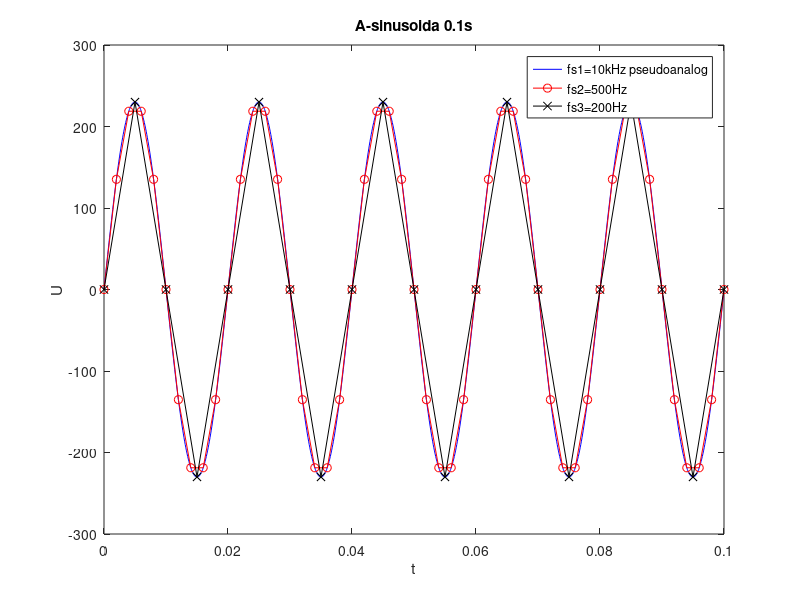
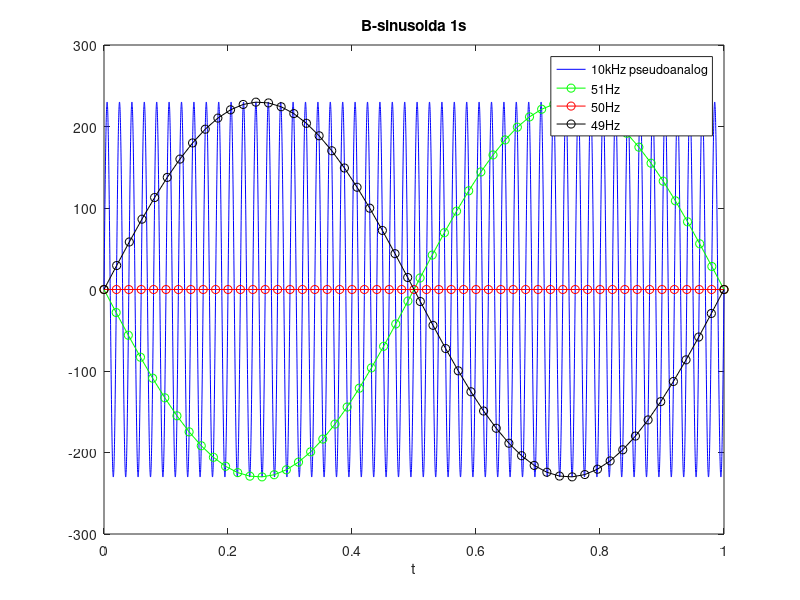
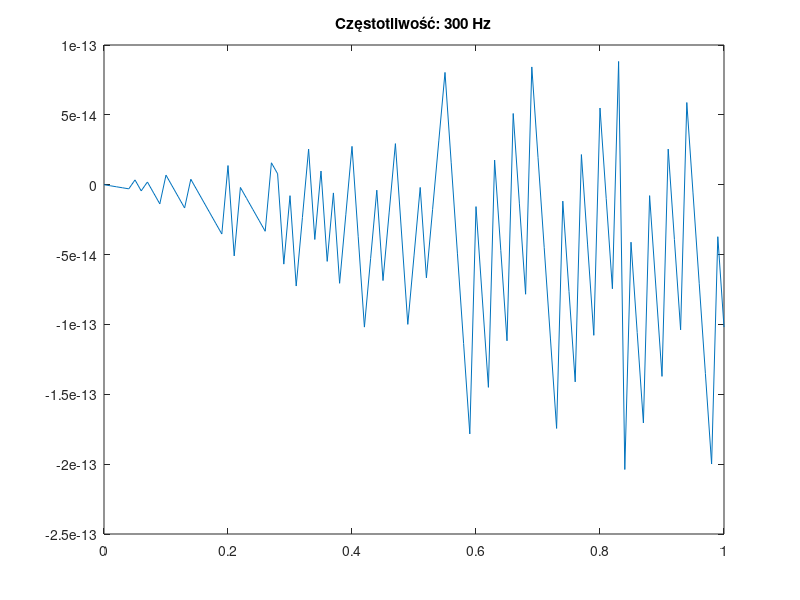
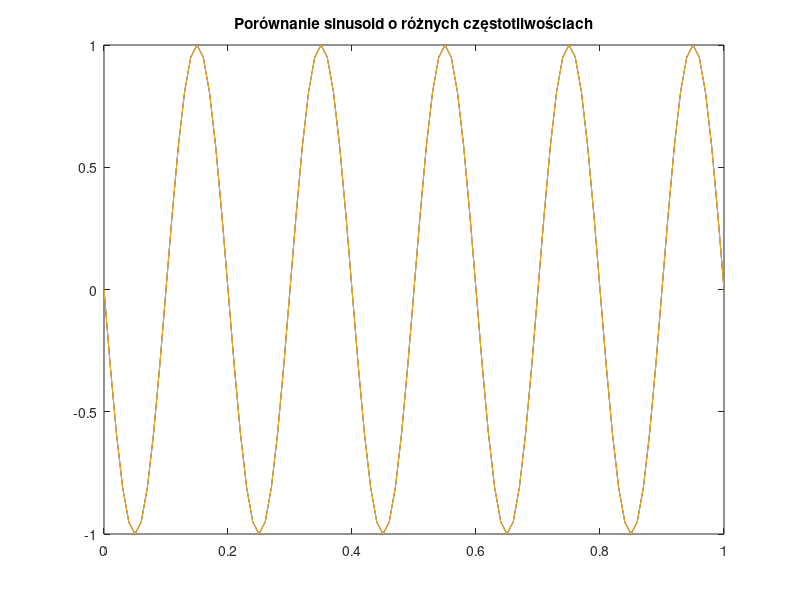

These charts were generated, in order, by the following MATLAB code:
clear all; close all;
%zad z lab 01, zad 1- próbkowanie sygnałów analogowych
A = 230;               % amplituda sinusoidy w Voltach
f = 50;                % częstotliwość sinusoidy
fs1 = 10000;           % częstotliwość próbkowania PSEUDOANALOG
t1 = 0:1/fs1:0.1;       % wektor czasu od 0 do 0.1 s z krokiem próbkowania 1/fs1
x1 = A*sin(2*pi*f*t1);   % generowanie sinusoidy
figure(1);
plot(t1,x1,'b-'); hold on;
fs2=500;
t2=0:1/fs2:0.1;
x2 = A*sin(2*pi*f*t2);
plot(t2,x2,'r-o'); hold on;
fs3=200;
t3=0:1/fs3:0.3;
x3 = A*sin(2*pi*f*t3); 
plot(t3,x3,'k-x'); hold on;
xlim([0 0.1]);  % ustalenie zakresu osi x od 0 do 0.1
xlabel('t'); ylabel('U');
title("A-sinusoida 0.1s")
legend('fs1=10kHz pseudoanalog', 'fs2=500Hz', 'fs3=200Hz');
%B-generowanie jednej sekundy
figure(2); %stworzenie wykresow w nowym oknie
bt1=0:1/fs1:1;
bx1=A*sin(2*pi*f*bt1);
plot(bt1,bx1,'b-'); hold on;
bfs2=51; %Hz probkowania
%bfs2=26;
bt2=0:1/bfs2:1;
bx2=A*sin(2*pi*f*bt2);
plot(bt2,bx2,'g-o'); hold on;
bfs3=50; %Hz
%bfs3=25;
bt3=0:1/bfs3:1;
bx3=A*sin(2*pi*f*bt3);
plot(bt3,bx3,'r-o'); hold on;
bfs4=49; %Hz
%bfs4=24;
bt4=0:1/bfs4:1;
bx4=A*sin(2*pi*f*bt4);
plot(bt4,bx4,'k-o'); hold on;
xlim([0 1]);  % ustalenie zakresu osi x
xlabel('t');
title("B-sinusoida 1s")
legend('10kHz pseudoanalog', '51Hz', '50Hz','49Hz');
%%%%C
fs=100;
figure(3);
t = 0:1/fs:1; 
for i = 1:61   % 61 obiegów pętli
    f = (i-1)*5;   % wartość częstotliwości
    x = sin(2*pi*f*t);   % sinusoida o zadanej częstotliwoś %%%%SINUSOIDA->KOSINUSOIDA
   % figure(i);
    plot(t,x);   % wyświetlenie sinusoidy
    title(['Częstotliwość: ' num2str(f) ' Hz']);
end
figure(4);
% wyświetlenie sinusoid o wybranych częstotliwościach na jednym wykresie
f_values = [95;195;295]; %imo to te wartosci 5,105,205 hz i 95,195,295 sie nakladaja na siebie dlatego widac tylko jeden wykres dlaczego tak jestjeszcze nie wiem ale sie dowiem
%dla 95 i 105hz już są przeciwne fazy więc essa musze zobaczyc na czym ta zaleznosc polega
for i = 1:size(f_values,1)
    f = f_values(i,:); 
    x = sin(2*pi*f*t); %%%%%SINUSOIDA->KOSINOSUIDA (cos sie zepsulo albo te wyresy sie wygaszaja nawzajem idk jeszcze)
    plot(t, x); hold on;
end

title('Porównanie sinusoid o różnych częstotliwościach')
axis([0 1 -1 1]) % ustalenie zakresów osi
% %%%%D- SFM- sinusoidalna modulacja częstotliwosci
% td=0:1/fs1:1; %1 sek
% fn=50; %czestotliwosc nosna
% fm=1; %czestotlisco moudlujaca 
% df=5; %glebokosc modulacji 
% %% pdpk 1- wyswietl sygnal zmodulowany i modulujacy na jednym wykresie
% figure (5);
% carrier = sin(2*pi*fn*t);% sygnał nośny
% modulator = sin(2*pi*fm*t);% sygnał modulujący
% modulated = sin(2*pi*(fn+df*modulator).*t);% sygnał zmodulowany
% plot(t, modulated, 'b');hold on;
% plot(t, modulator, 'r-');
% title('pdpk D podpunkt 1)');
% legend('Sygnał zmodulowany', 'Sygnał modulujący');
% xlim([0 1]);
% %%pdpkt 2-sprobkuj sygnal zmodulowany i porownaj z sygnalem analogowym na
% %%jdedynym wykresie
% % parametry sygnału
% fs = 10e3;
% fn = 50;
% fm = 1;
% df = 5;
% % osie czasu
% t = linspace(0, 1, 1*fs);
% 
% % sygnał nośny
% noisy_signal = sin(2*pi*fn*t);
% 
% % sygnał modulujący
% modulating_signal = sin(2*pi*fm*t);
% 
% % sygnał zmodulowany
% modulated_signal = sin(2*pi*(fn + df*modulating_signal).*t);
% 
% % próbkowanie sygnału zmodulowanego
% fs_sampled = 25;
% t_sampled = linspace(0, 1, 1*fs_sampled);
% modulated_signal_sampled = sin(2*pi*(fn + df*sin(2*pi*fm*t_sampled)).*t_sampled);
% 
% % wykres sygnałów
% figure;
% subplot(2,1,1);
% plot(t, modulated_signal, 'b');
% hold on;
% plot(t, modulating_signal, 'r');
% title('Sygnał zmodulowany i sygnał modulujący');
% legend('Sygnał zmodulowany', 'Sygnał modulujący');
% subplot(2,1,2);
% plot(t, modulated_signal, 'b');
% hold on;
% stem(t_sampled, modulated_signal_sampled, 'r');
% title('Sygnał zmodulowany i próbkowany sygnał zmodulowany');
% legend('Sygnał zmodulowany', 'Próbkowany sygnał zmodulowany');
% 
% % błędy próbkowania
% figure;
% plot(t, modulated_signal, 'b');
% hold on;
% stem(t_sampled, modulated_signal_sampled, 'r');
% title('Błędy próbkowania sygnału zmodulowanego');
% legend('Sygnał zmodulowany', 'Próbkowany sygnał zmodulowany');
% xlim([0 1]); % musze ogadnac o co tu biega bo to skopiowane z chatgpt ale wyglada mądrze zrobie notatki i oganre
% % Wygenerowanie próbkowanego sygnału zmodulowanego
% y_modulated = sin(2*pi*fn*t + df*sin(2*pi*fm*t)); % sygnał zmodulowany
% y_modulated_sampled = resample(y_modulated, fs_sampled, fs);
% t_sampled = 0:1/fs_sampled:(length(y_modulated_sampled)-1)/fs_sampled;
% 
% % Widmo gęstości mocy sygnału przed próbkowaniem
% [P, f] = pspectrum(y_modulated, fs, 'power');
% figure;
% plot(f, P);
% title('Widmo gęstości mocy sygnału przed próbkowaniem');
% xlabel('Częstotliwość [Hz]');
% ylabel('Moc [dB]');
% xlim([0 12.5]);
% 
% % Widmo gęstości mocy sygnału po próbkowaniu
% [P_sampled, f_sampled] = pspectrum(y_modulated_sampled, fs_sampled, 'power');
% figure;
% plot(f_sampled, P_sampled);
% xlim([0 12.5]);
% title('Widmo gęstości mocy sygnału po próbkowaniu');
